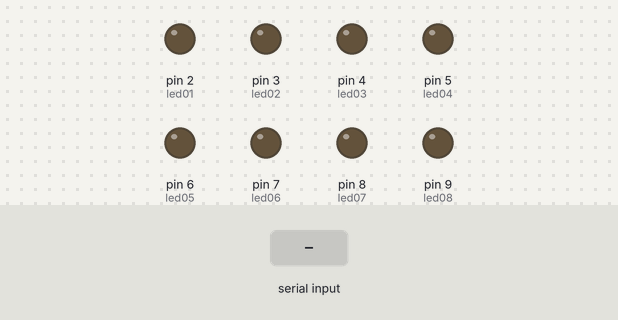
A sketch run on a simulated Arduino Uno, built with avr-gcc and run on an emulated ATmega328P. On the bench: output pins drawn as LEDs (lit = HIGH). Inputs (shaded band) come from the test bench.

Above: at 1.2 s.
1.3 s: "k" received over Serial
At 3.4 s:
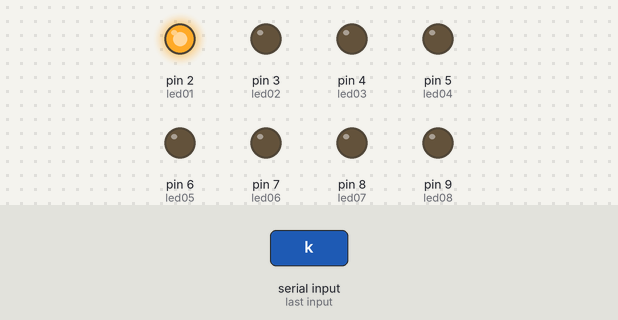
At 8.4 s:
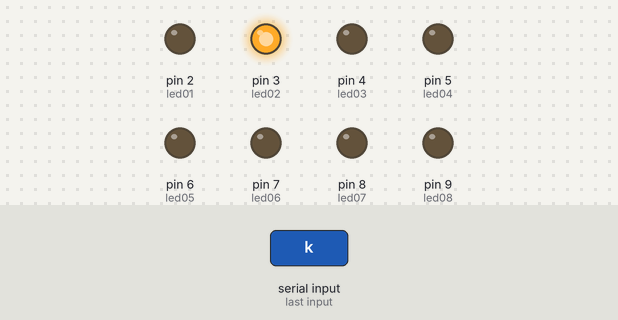
Timing chart, 0 to 18.5 s (numbered marks = the images above; inputs shaded):
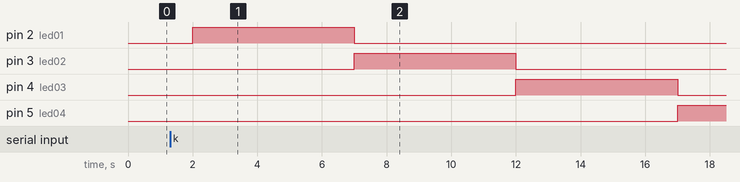

The sketch:

controle_led.ino
```cpp
int led01 = 2;
int led02 = 3;
int led03 = 4;
int led04 = 5;
int led05 = 6;
int led06 = 7;
int led07 = 8;
int led08 = 9;
char caracter;
char ini;

void setup()   {

  Serial.begin(9600);

  pinMode(led01, OUTPUT);
  pinMode(led02, OUTPUT);
  pinMode(led03, OUTPUT);
  pinMode(led04, OUTPUT);
  pinMode(led05, OUTPUT);
  pinMode(led06, OUTPUT);
  pinMode(led07, OUTPUT);
  pinMode(led08, OUTPUT);


}

void loop()
{

  caracter = Serial.read();
  //se pressionado "k" apresenta cada led
  if(caracter == 'k')
  {
      digitalWrite(led01, HIGH);//acende o led
      delay(5000);//aguarda 5 segundo
      digitalWrite(led01, LOW);//acende o led
      digitalWrite(led02, HIGH);
      delay(5000);
      digitalWrite(led02, LOW);
      digitalWrite(led03, HIGH);
      delay(5000);
      digitalWrite(led03, LOW);
      digitalWrite(led04, HIGH);
      delay(5000);
      digitalWrite(led04, LOW);
      digitalWrite(led05, HIGH);
      delay(5000);
      digitalWrite(led05, LOW);
      digitalWrite(led06, HIGH);
      delay(5000);
      digitalWrite(led06, LOW);
      digitalWrite(led07, HIGH);
      delay(5000);
      digitalWrite(led07, LOW);
      digitalWrite(led08, HIGH);
      delay(5000);
      digitalWrite(led08, LOW);
  }
  else
    //Se pressionado "z" liga o led01
    if(caracter == 'z')
    {
         digitalWrite(led01, HIGH);
    }
    else
    //Se pressionado "Z" apaga o led01
    if(caracter == 'Z')
    {
         digitalWrite(led01, LOW);
    }
    else
    //Se pressionado "x" liga o led02
    if(caracter == 'x')
    {
         digitalWrite(led02, HIGH);
    }
    else
    //Se pressionado "X" apaga o led02
    if(caracter == 'X')
    {
         digitalWrite(led02, LOW);
    }
     else
    //Se pressionado "c" liga o led03
    if(caracter == 'c')
    {
         digitalWrite(led03, HIGH);
    }
    else
    //Se pressionado "C" apaga o led03
    if(caracter == 'C')
    {
         digitalWrite(led03, LOW);
    }
    else
    //Se pressionado "v" liga o led04
    if(caracter == 'v')
    {
         digitalWrite(led04, HIGH);
    }
    else
    //Se pressionado "V" apaga o led04
    if(caracter == 'V')
    {
         digitalWrite(led04, LOW);
    }
    else
    //Se pressionado "b" liga o led05
    if(caracter == 'b')
    {
         digitalWrite(led05, HIGH);
    }
    else
    //Se pressionado "B" apaga o led05
    if(caracter == 'B')
    {
         digitalWrite(led05, LOW);
    }
    else
    //Se pressionado "n" liga o led06
    if(caracter == 'n')
    {
         digitalWrite(led06, HIGH);
    }
    else
    //Se pressionado "N" apaga o led06
    if(caracter == 'N')
    {
         digitalWrite(led06, LOW);
    }
     else
    //Se pressionado "m" liga o led07
    if(caracter == 'm')
    {
         digitalWrite(led07, HIGH);
    }
    else
    //Se pressionado "M" apaga o led07
    if(caracter == 'M')
    {
         digitalWrite(led07, LOW);
    }
    else
    //Se pressionado "a" liga o led08
    if(caracter == 'a')
    {
         digitalWrite(led08, HIGH);
    }
    else
    //Se pressionado "A" apaga o led08
    if(caracter == 'A')
    {
         digitalWrite(led08, LOW);
    }
     else
    //Se pressionado "d" acende todos o leds
    if(caracter == 'd')
    {
           AcenderLed();

    }
    else
    //Se pressionado "D" apagar todos o leds
    if(caracter == 'D')
    {
           ApagarLed();

    }
  delay(1000);
}


void AcenderLed(){
   digitalWrite(led01, HIGH);
   digitalWrite(led02, HIGH);
   digitalWrite(led03, HIGH);
   digitalWrite(led04, HIGH);
   digitalWrite(led05, HIGH);
   digitalWrite(led06, HIGH);
   digitalWrite(led07, HIGH);
   digitalWrite(led08, HIGH);

}

void ApagarLed(){
   digitalWrite(led01, LOW);
   digitalWrite(led02, LOW);
   digitalWrite(led03, LOW);
   digitalWrite(led04, LOW);
   digitalWrite(led05, LOW);
   digitalWrite(led06, LOW);
   digitalWrite(led07, LOW);
   digitalWrite(led08, LOW);

}
```

Measured:
- after the input at 1.3 s, pin 2 (led01): LOW → HIGH after 0.70 s, → LOW 5.0 s later; pin 3 (led02): LOW → HIGH after 5.7 s, → LOW 5.0 s later; pin 4 (led03): LOW → HIGH after 10.7 s, → LOW 5.0 s later; pin 5 (led04): LOW → HIGH after 15.7 s
